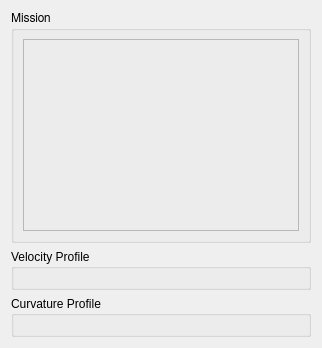
            <widget class="QWidget" name="statusSelectorMissionPage">
             <attribute name="title">
              <string>Mission</string>
             </attribute>
             <layout class="QVBoxLayout" name="verticalLayout_10">
              <item>
               <widget class="QGroupBox" name="missionStatus">
                <property name="sizePolicy">
                 <sizepolicy hsizetype="Maximum" vsizetype="Preferred">
                  <horstretch>0</horstretch>
                  <verstretch>0</verstretch>
                 </sizepolicy>
                </property>
                <property name="minimumSize">
                 <size>
                  <width>300</width>
                  <height>0</height>
                 </size>
                </property>
                <property name="font">
                 <font>
                  <family>FreeSans</family>
                 </font>
                </property>
                <property name="title">
                 <string>Mission</string>
                </property>
                <layout class="QVBoxLayout" name="verticalLayout_12">
                 <item>
                  <widget class="QListWidget" name="missionEventList">
                   <property name="palette">
                    <palette>
                     <active>
                      <colorrole role="Base">
                       <brush brushstyle="SolidPattern">
                        <color alpha="0">
                         <red>0</red>
                         <green>0</green>
                         <blue>0</blue>
                        </color>
                       </brush>
                      </colorrole>
                     </active>
                     <inactive>
                      <colorrole role="Base">
                       <brush brushstyle="SolidPattern">
                        <color alpha="0">
                         <red>0</red>
                         <green>0</green>
                         <blue>0</blue>
                        </color>
                       </brush>
                      </colorrole>
                     </inactive>
                     <disabled>
                      <colorrole role="Base">
                       <brush brushstyle="SolidPattern">
                        <color alpha="255">
                         <red>255</red>
                         <green>255</green>
                         <blue>255</blue>
                        </color>
                       </brush>
                      </colorrole>
                     </disabled>
                    </palette>
                   </property>
                   <property name="editTriggers">
                    <set>QAbstractItemView::NoEditTriggers</set>
                   </property>
                   <property name="showDropIndicator" stdset="0">
                    <bool>false</bool>
                   </property>
                  </widget>
                 </item>
                </layout>
               </widget>
              </item>
              <item>
               <widget class="QGroupBox" name="missionVelocityFrame">
                <property name="title">
                 <string>Velocity Profile</string>
                </property>
                <layout class="QGridLayout" name="gridLayout_4">
                 <item row="0" column="0">
                  <widget class="vlr::Display" name="missionVelocityGlView" native="true">
                   <property name="sizePolicy">
                    <sizepolicy hsizetype="Preferred" vsizetype="Preferred">
                     <horstretch>0</horstretch>
                     <verstretch>0</verstretch>
                    </sizepolicy>
                   </property>
                   <property name="minimumSize">
                    <size>
                     <width>0</width>
                     <height>0</height>
                    </size>
                   </property>
                   <property name="baseSize">
                    <size>
                     <width>256</width>
                     <height>80</height>
                    </size>
                   </property>
                   <property name="focusPolicy">
                    <enum>Qt::StrongFocus</enum>
                   </property>
                  </widget>
                 </item>
                </layout>
               </widget>
              </item>
              <item>
               <widget class="QGroupBox" name="missionCurvatureFrame">
                <property name="title">
                 <string>Curvature Profile</string>
                </property>
                <layout class="QGridLayout" name="gridLayout_5">
                 <item row="0" column="0">
                  <widget class="vlr::Display" name="missionCurvatureGlView" native="true">
                   <property name="sizePolicy">
                    <sizepolicy hsizetype="Preferred" vsizetype="Preferred">
                     <horstretch>0</horstretch>
                     <verstretch>0</verstretch>
                    </sizepolicy>
                   </property>
                   <property name="minimumSize">
                    <size>
                     <width>0</width>
                     <height>0</height>
                    </size>
                   </property>
                   <property name="baseSize">
                    <size>
                     <width>256</width>
                     <height>80</height>
                    </size>
                   </property>
                   <property name="focusPolicy">
                    <enum>Qt::StrongFocus</enum>
                   </property>
                  </widget>
                 </item>
                </layout>
               </widget>
              </item>
             </layout>
            </widget>
